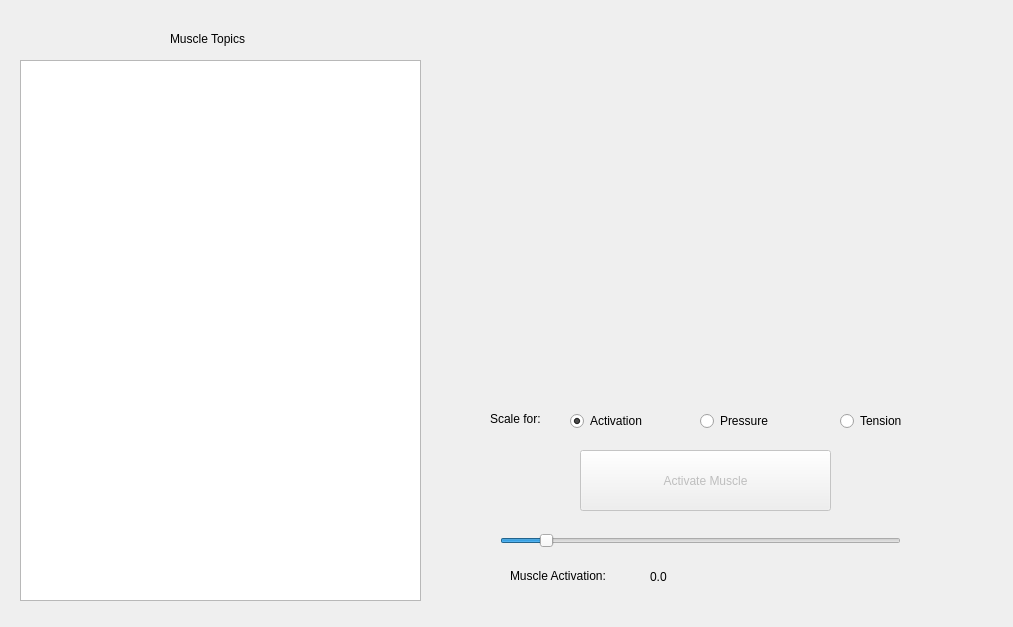
<?xml version="1.0" encoding="UTF-8"?>
<ui version="4.0">
 <class>MuscleTesterWidget</class>
 <widget class="QWidget" name="MuscleTesterWidget">
  <property name="geometry">
   <rect>
    <x>0</x>
    <y>0</y>
    <width>1013</width>
    <height>627</height>
   </rect>
  </property>
  <property name="windowTitle">
   <string>MuscleTesterWidget</string>
  </property>
  <widget class="QListWidget" name="muscleList">
   <property name="geometry">
    <rect>
     <x>20</x>
     <y>60</y>
     <width>401</width>
     <height>541</height>
    </rect>
   </property>
  </widget>
  <widget class="QPushButton" name="activationButton">
   <property name="enabled">
    <bool>false</bool>
   </property>
   <property name="geometry">
    <rect>
     <x>580</x>
     <y>450</y>
     <width>251</width>
     <height>61</height>
    </rect>
   </property>
   <property name="text">
    <string>Activate Muscle</string>
   </property>
  </widget>
  <widget class="QSlider" name="amplitudeSlider">
   <property name="geometry">
    <rect>
     <x>500</x>
     <y>520</y>
     <width>401</width>
     <height>41</height>
    </rect>
   </property>
   <property name="maximum">
    <number>100</number>
   </property>
   <property name="sliderPosition">
    <number>10</number>
   </property>
   <property name="orientation">
    <enum>Qt::Horizontal</enum>
   </property>
  </widget>
  <widget class="QLabel" name="label">
   <property name="geometry">
    <rect>
     <x>510</x>
     <y>560</y>
     <width>151</width>
     <height>31</height>
    </rect>
   </property>
   <property name="text">
    <string>Muscle Activation:</string>
   </property>
  </widget>
  <widget class="QLabel" name="amplitudeLabel">
   <property name="geometry">
    <rect>
     <x>650</x>
     <y>566</y>
     <width>67</width>
     <height>21</height>
    </rect>
   </property>
   <property name="text">
    <string>0.0</string>
   </property>
  </widget>
  <widget class="QLabel" name="label_3">
   <property name="geometry">
    <rect>
     <x>170</x>
     <y>30</y>
     <width>111</width>
     <height>17</height>
    </rect>
   </property>
   <property name="text">
    <string>Muscle Topics</string>
   </property>
  </widget>
  <widget class="QWidget" name="horizontalLayoutWidget">
   <property name="geometry">
    <rect>
     <x>449</x>
     <y>59</y>
     <width>551</width>
     <height>331</height>
    </rect>
   </property>
   <layout class="QHBoxLayout" name="data_plot_layout"/>
  </widget>
  <widget class="QRadioButton" name="activationScaleButton">
   <property name="geometry">
    <rect>
     <x>570</x>
     <y>410</y>
     <width>117</width>
     <height>22</height>
    </rect>
   </property>
   <property name="text">
    <string>Activation</string>
   </property>
   <property name="checked">
    <bool>true</bool>
   </property>
  </widget>
  <widget class="QRadioButton" name="pressureScaleButton">
   <property name="geometry">
    <rect>
     <x>700</x>
     <y>410</y>
     <width>117</width>
     <height>22</height>
    </rect>
   </property>
   <property name="text">
    <string>Pressure</string>
   </property>
  </widget>
  <widget class="QRadioButton" name="tensionScaleButton">
   <property name="geometry">
    <rect>
     <x>840</x>
     <y>410</y>
     <width>117</width>
     <height>22</height>
    </rect>
   </property>
   <property name="text">
    <string>Tension</string>
   </property>
  </widget>
  <widget class="QLabel" name="label_2">
   <property name="geometry">
    <rect>
     <x>490</x>
     <y>410</y>
     <width>71</width>
     <height>17</height>
    </rect>
   </property>
   <property name="text">
    <string>Scale for:</string>
   </property>
  </widget>
 </widget>
 <layoutdefault spacing="6" margin="11"/>
 <resources/>
 <connections/>
</ui>
